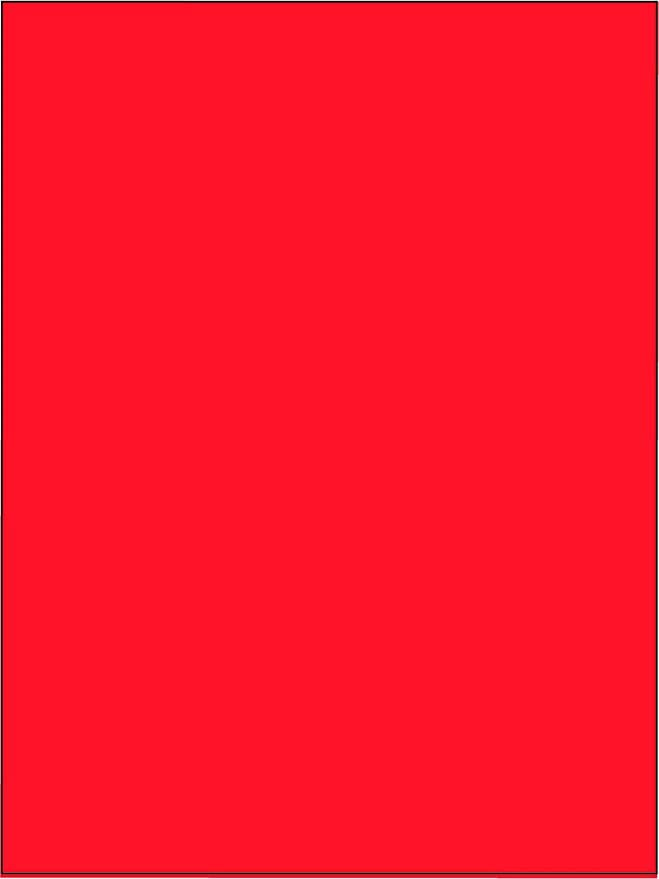
#> input picture red.jpg, 659 x 879 px
$ python mytry2.py
#> lines starting #> are read from the running program, lines starting #| are printed output that depends on the picture; after the words box and inside, x2 and y2 are one past the last pixel; in counts of white or black regions, pixels touching at a corner belong together
import cv2

from PIL import Image
im = Image.open('red.jpg')
#> im is the input picture: PIL image 659x879 RGB; mean R, G, B 252.4, 20.2, 41.8
pixelMap = im.load()
image=cv2.imread('red.jpg')
img = Image.new( im.mode, im.size)
#> img: PIL image 659x879 RGB; every value is 0
pixelsNew = img.load()
for i in range(img.size[0]):
    for j in range(img.size[1]):
        if j<20 or j>75 or i>195 or i<105:
            image[j,i]=(255,255,255)
        else:
            pixelsNew[i,j] = pixelMap[i,j]
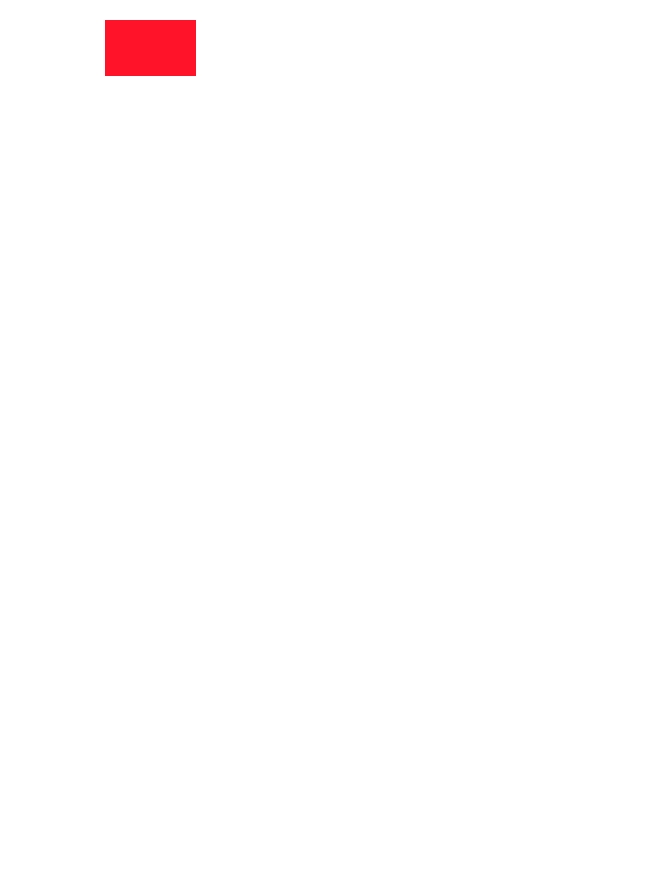
#> image: shape (879, 659, 3); mean B, G, R 253.1, 252.9, 255
image[25:70,110:190]=(255,255,255)
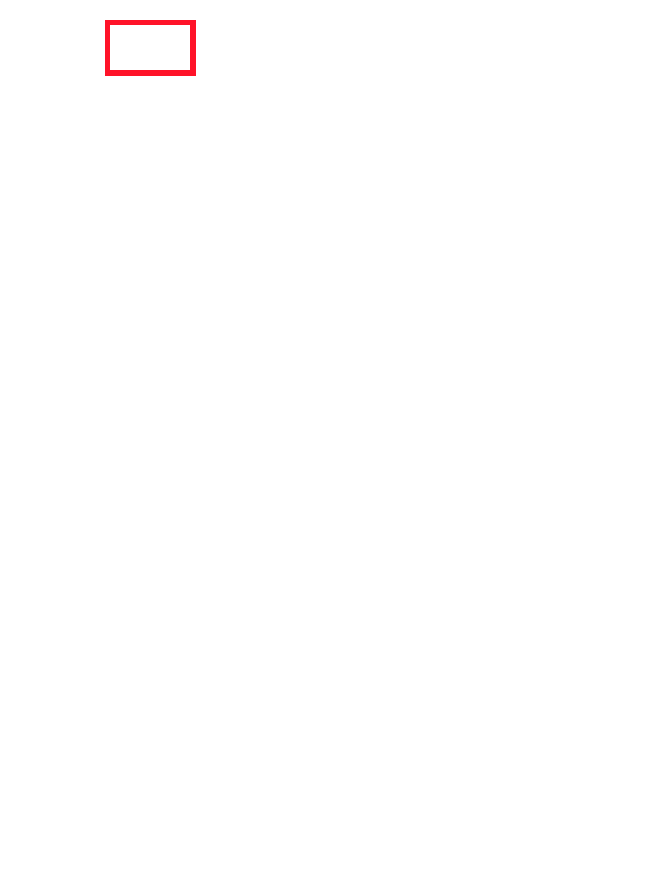
#> image: shape (879, 659, 3); 0.62% of pixels changed, all inside (x1, y1, x2, y2) = (110, 25, 190, 70)
cv2.imshow('fg',image)
cv2.imwrite('finalred.png',image)
cv2.waitKey(0)
cv2.destroyAllWindows()
